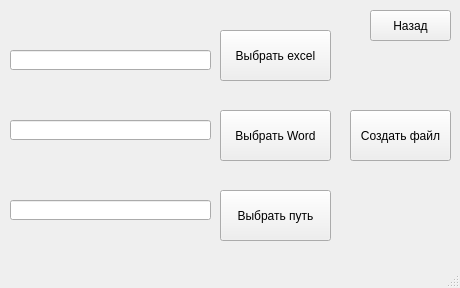
<?xml version="1.0" encoding="UTF-8"?>
<ui version="4.0">
 <class>MainWindow</class>
 <widget class="QMainWindow" name="MainWindow">
  <property name="geometry">
   <rect>
    <x>0</x>
    <y>0</y>
    <width>460</width>
    <height>288</height>
   </rect>
  </property>
  <property name="windowTitle">
   <string>MainWindow</string>
  </property>
  <widget class="QWidget" name="centralwidget">
   <widget class="QPushButton" name="btn1">
    <property name="geometry">
     <rect>
      <x>220</x>
      <y>30</y>
      <width>111</width>
      <height>51</height>
     </rect>
    </property>
    <property name="text">
     <string>Выбрать excel</string>
    </property>
   </widget>
   <widget class="QPushButton" name="btn2">
    <property name="geometry">
     <rect>
      <x>220</x>
      <y>110</y>
      <width>111</width>
      <height>51</height>
     </rect>
    </property>
    <property name="text">
     <string>Выбрать Word</string>
    </property>
   </widget>
   <widget class="QPushButton" name="btn3">
    <property name="geometry">
     <rect>
      <x>350</x>
      <y>110</y>
      <width>101</width>
      <height>51</height>
     </rect>
    </property>
    <property name="text">
     <string>Создать файл</string>
    </property>
   </widget>
   <widget class="QPushButton" name="btn_back">
    <property name="geometry">
     <rect>
      <x>370</x>
      <y>10</y>
      <width>81</width>
      <height>31</height>
     </rect>
    </property>
    <property name="text">
     <string>Назад</string>
    </property>
   </widget>
   <widget class="QPushButton" name="btn2_2">
    <property name="geometry">
     <rect>
      <x>220</x>
      <y>190</y>
      <width>111</width>
      <height>51</height>
     </rect>
    </property>
    <property name="text">
     <string>Выбрать путь</string>
    </property>
   </widget>
   <widget class="QLineEdit" name="lineEdit">
    <property name="geometry">
     <rect>
      <x>10</x>
      <y>50</y>
      <width>201</width>
      <height>20</height>
     </rect>
    </property>
   </widget>
   <widget class="QLineEdit" name="lineEdit_2">
    <property name="geometry">
     <rect>
      <x>10</x>
      <y>120</y>
      <width>201</width>
      <height>20</height>
     </rect>
    </property>
   </widget>
   <widget class="QLineEdit" name="lineEdit_3">
    <property name="geometry">
     <rect>
      <x>10</x>
      <y>200</y>
      <width>201</width>
      <height>20</height>
     </rect>
    </property>
   </widget>
  </widget>
  <widget class="QMenuBar" name="menubar">
   <property name="geometry">
    <rect>
     <x>0</x>
     <y>0</y>
     <width>460</width>
     <height>21</height>
    </rect>
   </property>
  </widget>
  <widget class="QStatusBar" name="statusbar"/>
 </widget>
 <resources/>
 <connections/>
</ui>
